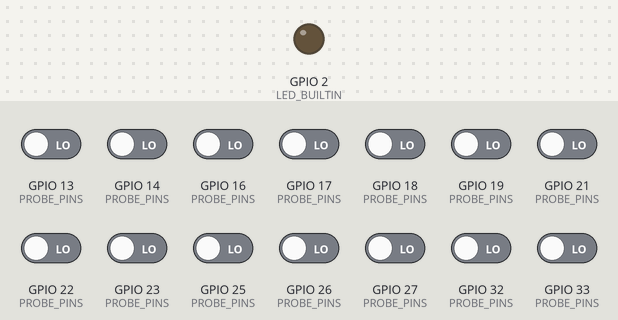
Simulated run of this program. Board: ESP32. On the bench: output pins drawn as LEDs (lit = HIGH). The test bench sets the inputs (shaded band); at power-on: GPIO 13 (PROBE_PINS), GPIO 14 (PROBE_PINS), GPIO 16 (PROBE_PINS), GPIO 17 (PROBE_PINS), GPIO 18 (PROBE_PINS), GPIO 19 (PROBE_PINS), GPIO 21 (PROBE_PINS), GPIO 22 (PROBE_PINS), GPIO 23 (PROBE_PINS), GPIO 25 (PROBE_PINS), GPIO 26 (PROBE_PINS), GPIO 27 (PROBE_PINS), GPIO 32 (PROBE_PINS), GPIO 33 (PROBE_PINS) LOW. What the program prints to the serial monitor is not drawn.

Above: at 1.2 s.
1.3 s: GPIO 13 (PROBE_PINS) driven HIGH
At 1.38 s:
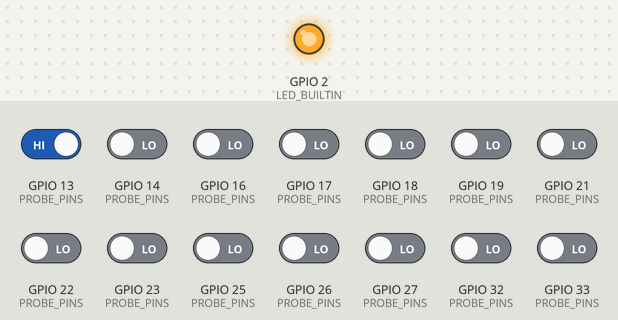
8.9 s: GPIO 14 (PROBE_PINS) driven HIGH
At 10.4 s:
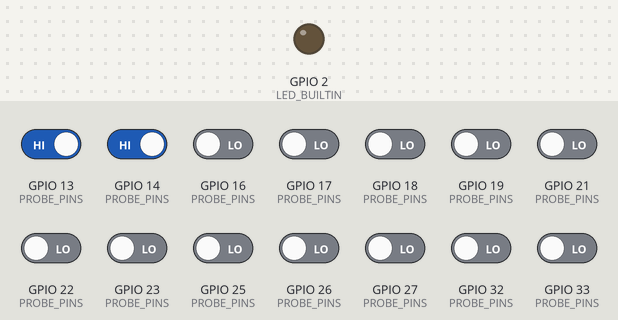
Timing chart, 0 to 11.9 s (numbered marks = the images above; inputs shaded):
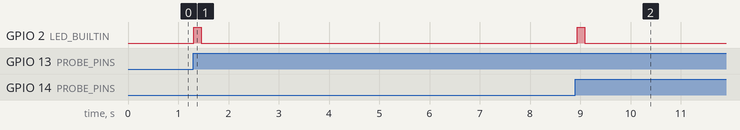

The program:

main.cpp
```cpp
/**
 * PixDoctorESP32 - Physical Pin & Actuator Measurement Probe
 * Platform: ESP32 DevKit V1 (Xtensa dual-core 32-bit @ 240MHz)
 *
 * Direct-Register Fast Polling Engine (<0.2us resolution):
 * Reads all 14 channels simultaneously (MAIN 1-8 and AUX 1-6) using direct
 * GPIO register access (GPIO.in / GPIO.in1.data).
 * Streams structured JSON packets to PixDoctor GUI over USB Serial at 20Hz.
 */

#include <Arduino.h>
#include <soc/gpio_struct.h>

#ifndef LED_BUILTIN
#define LED_BUILTIN 2
#endif

#define NUM_CHANNELS 14
#define REPORT_INTERVAL_MS 50   // 20 Hz reporting rate
#define TIMEOUT_US 150000UL     // 150ms timeout for inactive signal

// Channel to GPIO pin mapping (ESP32 DevKit V1 safe pins with internal pulldowns)
const uint8_t PROBE_PINS[NUM_CHANNELS] = {
    13,  // Ch 1:  MAIN 1 (Port Horiz)
    14,  // Ch 2:  MAIN 2 (Starboard Horiz)
    27,  // Ch 3:  MAIN 3 (Vert Front)
    26,  // Ch 4:  MAIN 4 (Vert Back)
    25,  // Ch 5:  MAIN 5 (Vectored / Heavy)
    33,  // Ch 6:  MAIN 6 (Vectored / Heavy)
    32,  // Ch 7:  MAIN 7 (Heavy)
    23,  // Ch 8:  MAIN 8 (Heavy)
    22,  // Ch 9:  AUX 1  (Gripper / Aux 1)
    21,  // Ch 10: AUX 2  (Camera Tilt)
    19,  // Ch 11: AUX 3  (Lumen Lights)
    18,  // Ch 12: AUX 4  (Aux 4)
    17,  // Ch 13: AUX 5  (Aux 5)
    16   // Ch 14: AUX 6  (Leak Detector Tap)
};

// Precomputed bitmasks for fast single-cycle register evaluation
uint32_t pin_mask_lo[NUM_CHANNELS];
uint32_t pin_mask_hi[NUM_CHANNELS];

// State transition and timing variables
bool prev_state[NUM_CHANNELS] = {false};
uint32_t rise_time[NUM_CHANNELS] = {0};
uint32_t pulse_width[NUM_CHANNELS] = {0};
uint32_t period[NUM_CHANNELS] = {0};
uint32_t last_edge[NUM_CHANNELS] = {0};

// Processed telemetry
struct ChannelReading {
    uint16_t pulse_us;
    float freq_hz;
    float duty_pct;
    bool active;
};

ChannelReading readings[NUM_CHANNELS];
uint32_t last_report_time = 0;
bool stream_enabled = true;
uint32_t report_interval = REPORT_INTERVAL_MS;

void setup() {
    // USB Serial communication at 115200 baud
    Serial.begin(115200);
    pinMode(LED_BUILTIN, OUTPUT);
    digitalWrite(LED_BUILTIN, LOW);

    // Initialize all 14 probe pins with internal pulldowns and fast bitmasks
    for (uint8_t i = 0; i < NUM_CHANNELS; i++) {
        uint8_t p = PROBE_PINS[i];
        pinMode(p, INPUT_PULLDOWN);

        if (p < 32) {
            pin_mask_lo[i] = (1UL << p);
            pin_mask_hi[i] = 0;
        } else {
            pin_mask_lo[i] = 0;
            pin_mask_hi[i] = (1UL << (p - 32));
        }

        prev_state[i] = false;
        rise_time[i] = 0;
        pulse_width[i] = 0;
        period[i] = 0;
        last_edge[i] = 0;

        readings[i].pulse_us = 0;
        readings[i].freq_hz = 0.0f;
        readings[i].duty_pct = 0.0f;
        readings[i].active = false;
    }
}

void processIncomingCommands() {
    while (Serial.available() > 0) {
        String cmd = Serial.readStringUntil('\n');
        cmd.trim();
        if (cmd.length() == 0) continue;

        if (cmd.equalsIgnoreCase("PING") || cmd.equalsIgnoreCase("?")) {
            Serial.println("{\"type\":\"PONG\",\"device\":\"PixDoctorESP32\",\"fw\":\"2.0.0\",\"mcu\":\"ESP32\",\"channels\":14}");
        } else if (cmd.startsWith("RATE ")) {
            int r = cmd.substring(5).toInt();
            if (r >= 5 && r <= 100) {
                report_interval = 1000 / r;
                Serial.print("{\"type\":\"ACK\",\"rate_hz\":");
                Serial.print(r);
                Serial.println("}");
            }
        } else if (cmd.equalsIgnoreCase("START")) {
            stream_enabled = true;
            Serial.println("{\"type\":\"ACK\",\"stream\":true}");
        } else if (cmd.equalsIgnoreCase("STOP")) {
            stream_enabled = false;
            Serial.println("{\"type\":\"ACK\",\"stream\":false}");
        } else if (cmd.equalsIgnoreCase("STATUS")) {
            Serial.print("{\"type\":\"STATUS\",\"device\":\"PixDoctorESP32\",\"fw\":\"2.0.0\",\"mcu\":\"ESP32\",\"cpu_mhz\":");
            Serial.print(getCpuFrequencyMhz());
            Serial.print(",\"free_heap\":");
            Serial.print(ESP.getFreeHeap());
            Serial.print(",\"uptime_ms\":");
            Serial.print(millis());
            Serial.println("}");
        } else if (cmd.equalsIgnoreCase("RESET")) {
            for (uint8_t i = 0; i < NUM_CHANNELS; i++) {
                rise_time[i] = 0;
                pulse_width[i] = 0;
                period[i] = 0;
                last_edge[i] = 0;
                readings[i].pulse_us = 0;
                readings[i].freq_hz = 0.0f;
                readings[i].duty_pct = 0.0f;
                readings[i].active = false;
            }
            Serial.println("{\"type\":\"ACK\",\"reset\":true}");
        }
    }
}

void loop() {
    // 1. Process host commands
    processIncomingCommands();

    // 2. High-speed Direct Register Edge Capture (<0.2us resolution)
    uint32_t gpio_lo = GPIO.in;
    uint32_t gpio_hi = GPIO.in1.data;
    uint32_t now_us = micros();

    for (uint8_t i = 0; i < NUM_CHANNELS; i++) {
        bool state = (pin_mask_lo[i] != 0)
                     ? ((gpio_lo & pin_mask_lo[i]) != 0)
                     : ((gpio_hi & pin_mask_hi[i]) != 0);

        if (state != prev_state[i]) {
            prev_state[i] = state;
            last_edge[i] = now_us;
            if (state) {
                // Rising Edge
                if (rise_time[i] > 0 && now_us >= rise_time[i]) {
                    period[i] = now_us - rise_time[i];
                }
                rise_time[i] = now_us;
            } else {
                // Falling Edge
                if (rise_time[i] > 0 && now_us >= rise_time[i]) {
                    uint32_t pw = now_us - rise_time[i];
                    if (pw >= 800 && pw <= 2300) { // Valid servo pulse range
                        pulse_width[i] = pw;
                    }
                }
            }
        }
    }

    // 3. Periodic JSON Telemetry Stream (20 Hz default)
    uint32_t now_ms = millis();
    if (stream_enabled && (now_ms - last_report_time >= report_interval)) {
        last_report_time = now_ms;
        bool has_active_signal = false;

        for (uint8_t i = 0; i < NUM_CHANNELS; i++) {
            uint32_t pw = pulse_width[i];
            uint32_t per = period[i];
            uint32_t edge = last_edge[i];

            // Inactive signal timeout
            if (edge == 0 || (now_us - edge > TIMEOUT_US)) {
                readings[i].active = false;
                readings[i].pulse_us = 0;
                readings[i].freq_hz = 0.0f;
                readings[i].duty_pct = 0.0f;
            } else {
                readings[i].active = true;
                readings[i].pulse_us = (uint16_t)pw;
                if (per > 0 && per >= pw) {
                    readings[i].freq_hz = 1000000.0f / (float)per;
                    readings[i].duty_pct = ((float)pw / (float)per) * 100.0f;
                } else {
                    readings[i].freq_hz = 50.0f;
                    readings[i].duty_pct = 0.0f;
                }
                has_active_signal = true;
            }
        }

        // Status LED indicates active signals
        digitalWrite(LED_BUILTIN, has_active_signal ? HIGH : LOW);

        // Stream JSON packet over USB Serial
        Serial.print("{\"type\":\"PROBE_DATA\",\"t\":");
        Serial.print(now_ms);

        Serial.print(",\"pwm\":[");
        for (uint8_t i = 0; i < NUM_CHANNELS; i++) {
            Serial.print(readings[i].pulse_us);
            if (i < NUM_CHANNELS - 1) Serial.print(",");
        }

        Serial.print("],\"hz\":[");
        for (uint8_t i = 0; i < NUM_CHANNELS; i++) {
            Serial.print(readings[i].freq_hz, 1);
            if (i < NUM_CHANNELS - 1) Serial.print(",");
        }

        Serial.print("],\"valid\":[");
        for (uint8_t i = 0; i < NUM_CHANNELS; i++) {
            Serial.print(readings[i].active ? 1 : 0);
            if (i < NUM_CHANNELS - 1) Serial.print(",");
        }
        Serial.println("]}");

        // Yield execution to RTOS system tasks
        yield();
    }
}
```

Measured:
- after the input at 1.3 s, GPIO 2 (LED_BUILTIN): LOW → HIGH at once, → LOW 0.15 s later
- after the input at 8.9 s, GPIO 2 (LED_BUILTIN): LOW → HIGH at once, → LOW 0.15 s later
